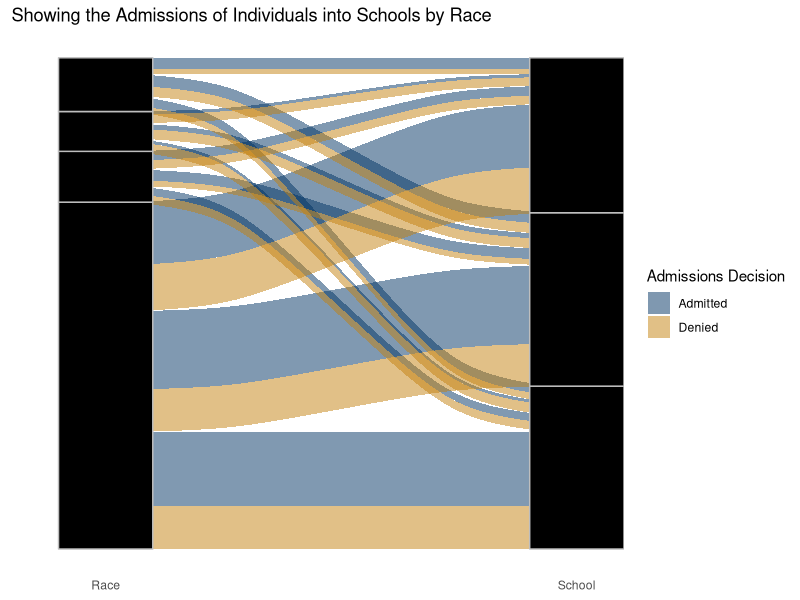
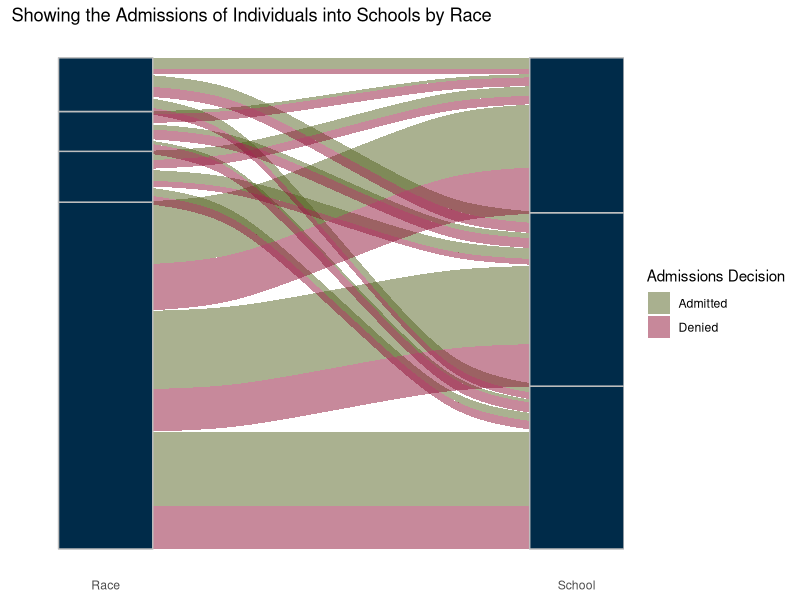

The R script that drew these images, in order:
## ---- chunk 1
knitr::opts_chunk$set(echo = TRUE)
## ---- chunk 2
library(tidyverse)
library(ggalluvial)

admissions_raw <- read_csv("alluvial data.csv")

admissions_raw %>%
  count(Race)
## ---- chunk 3
admissions <- admissions_raw %>%
  mutate(Race = as.character(fct_lump(Race, 3))) %>%
  mutate(race = ifelse(Race == "Black/African American", "Black", 
                       ifelse(Race == "Caucasian/White", "White", 
                              ifelse(Race == "Hispanic/Latino", "Hispanic", Race)))) %>%
  select(-Race) %>%
  filter(Status != "Decision_Status_Long",
         Status != "Deferred")
## ---- chunk 4
admissions %>%
  count(race, School, Status) %>%
  ggplot(aes(axis1 = race, axis2 = School, y = n)) +
  geom_alluvium(aes(fill = Status), width = 1/10) +
  geom_stratum(width = 1/5, fill = "black", color = "grey") +
  geom_label(stat = "stratum", label.strata = TRUE) +
  scale_fill_manual(values = c("#003262", "#c4820f")) +
  scale_x_discrete(limits = c("Race", "School")) +
  coord_cartesian(xlim = c(1.4, 1.5)) +
  theme_classic() +
  theme(axis.line = element_blank(),
        axis.ticks = element_blank(),
        axis.text.y = element_blank()) +
  labs(y = NULL, fill = "Admissions Decision", 
       title = "Showing the Admissions of Individuals into Schools by Race")
## ---- chunk 5
admissions %>%
  count(race, School, Status) %>%
  ggplot(aes(axis1 = race, axis2 = School, y = n)) +
  geom_alluvium(aes(fill = Status), width = 1/10) +
  geom_stratum(width = 1/5, fill = "#002b49", color = "grey") +
  geom_text(stat = "stratum", label.strata = TRUE, color = "white") +
  scale_fill_manual(values = c("#556221", "#8f1336")) +
  scale_x_discrete(limits = c("Race", "School")) +
  coord_cartesian(xlim = c(1.4, 1.5)) +
  theme_classic() +
  theme(axis.line = element_blank(),
        axis.ticks = element_blank(),
        axis.text.y = element_blank()) +
  labs(y = NULL, fill = "Admissions Decision", 
       title = "Showing the Admissions of Individuals into Schools by Race")

# ggsave("alluvial chart.png")
